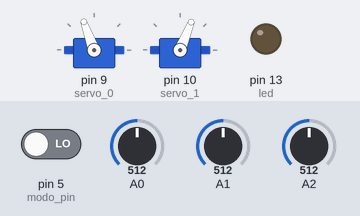
This sketch was run on a simulated Arduino Uno, built with avr-gcc and run on an emulated ATmega328P. On the bench: 2 × servo, output pins drawn as LEDs (lit = HIGH). The inputs (shaded band) are chosen by the test bench; at power-on: A0 = 512, A2 = 512, pin 5 (modo_pin) LOW, A1 = 512.

Above: at 1.2 s.
1.3 s: A0 set to 416
2.8 s: A0 set to 382
At 3.3 s:
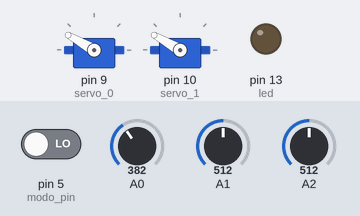
4.3 s: A0 set to 410
At 5.5 s:
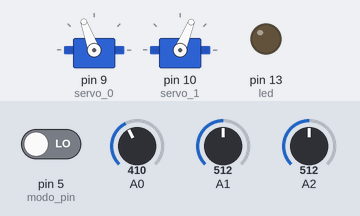
5.8 s: A2 set to 411
7.3 s: A2 set to 390
At 7.9 s:
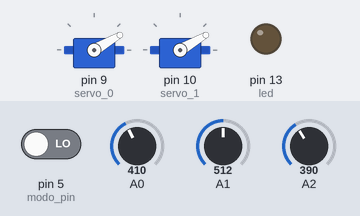
8.8 s: A2 set to 410
At 10.1 s:
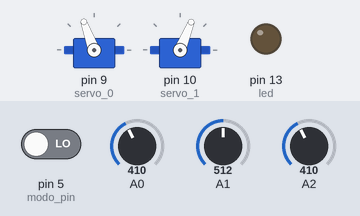
Timing chart, 0 to 11.3 s (numbered marks = the images above; inputs shaded):
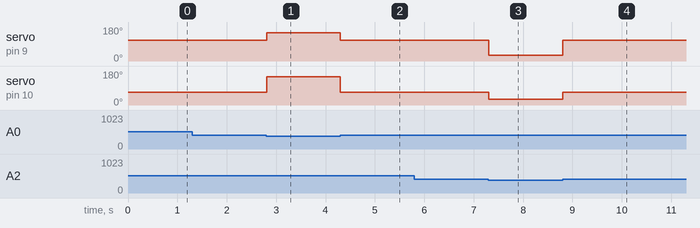

The sketch:

Robo_Segue_Linha.ino
```cpp
#include <NewPing.h>
#include <Servo.h>

#define PING_PIN  7
#define MAX_DISTANCE 25 //50
NewPing sonar(PING_PIN, PING_PIN, MAX_DISTANCE);

#define PRETO 400

Servo servo_0;
Servo servo_1;

int st = 0;
int dinimigo = 0;
int led = 13;
int modo_pin = 5;
int modo_func = 0;

void setup() {
  servo_0.attach(9);
  servo_1.attach(10);
  Serial.begin(9600);
  pinMode(led, OUTPUT);
  pinMode(modo_pin, INPUT);
  modo_func = digitalRead(modo_pin);
  if(modo_func == 1){
    digitalWrite(led, HIGH);
  }else{
    digitalWrite(led, LOW);
  }
}

void loop() {
  if(modo_func == 1){
    //modo sumo
    unsigned int uS = sonar.ping_median();
    dinimigo = (uS / US_ROUNDTRIP_CM);
    Serial.println(dinimigo);
    int seg1 = analogRead(A0); // 400
    int seg2 = analogRead(A1); // 400
    int seg3 = analogRead(A2); // 400
    if(seg1 > 400 || seg2 > 400 || seg3 > 400){ //fundo preto borda branca
      atras();
    }else{
      if(dinimigo == 0){
        esquerda_suave_sumo();
      }else{
        frente_sumo();
      }
    }
  }
  if(modo_func == 0){
    //modo seguidor de linha
    unsigned long tempo_frente_ult;
    int seg1 = analogRead(A0); //ESQUERDO: > 400 = preto / < 400 = branco
    int seg2 = analogRead(A1); //CENTRAL:  > 400 = preto / < 400 = branco
    int seg3 = analogRead(A2); //DIREITO:  > 400 = preto / < 400 = branco

    if(seg2 >= PRETO) {  //Tem linha à frente
      tempo_frente_ult = millis();
      if(seg1 >= PRETO)  //Tem linha à esquerda
        if(seg3 >= PRETO) {frente();}
        else {esquerda();}  //Só esquerda, vira!
      else if(seg3 >= PRETO) {direita();}  //Tem linha à direita, vira!
      else {frente();}  //Só frente, segue!
    }
    else {
      if(seg1 >= PRETO)  //Tem linha à esquerda
        if(seg3 >= PRETO) {frente();}
        else {esquerda();}  //Só esquerda, vira!
      else if(seg3 >= PRETO) {direita();}  //Tem linha à direita, vira!
      else {frente();}  //Só frente, segue!
    }
  }
  delay(10);
}

void frente_sumo() {
  servo_0.write(180);
  servo_1.write(0);
}

void frente() {
  servo_0.write(110);
  servo_1.write(68);
}

void frente_slow() {
  servo_0.write(90);
  servo_1.write(78);
}

void direita() {
  servo_0.write(150);
  servo_1.write(150);
}

void esquerda() {
  servo_0.write(30);
  servo_1.write(30);
}

void direita_suave() {
  servo_0.write(130);
  servo_1.write(83);
}

void esquerda_suave() {
  servo_0.write(83);
  servo_1.write(30);
}

void esquerda_suave_sumo() {
  servo_0.write(78);
  servo_1.write(70);
}

void ultra_slow() {
  servo_0.write(90);
  servo_1.write(90);
}

void atras() {
  servo_0.write(50);
  servo_1.write(120);
}
```

Measured:
- the behaviour switches between 400 and 399 on A0 (found by bisection; images 0 and 1)
- the behaviour switches between 400 and 399 on A2 (found by bisection; images 2 and 3)
- after the input at 1.3 s, every drawn part: stays the same
- after the input at 2.8 s, servo on pin 9 (servo_0): 110° → 150° at once; servo on pin 10 (servo_1): 68° → 150° at once
- after the input at 4.3 s, servo on pin 9 (servo_0): 150° → 110° at once; servo on pin 10 (servo_1): 150° → 68° at once
- after the input at 5.8 s, every drawn part: stays the same
- after the input at 7.3 s, servo on pin 9 (servo_0): 110° → 30° at once; servo on pin 10 (servo_1): 68° → 30° at once
- after the input at 8.8 s, servo on pin 9 (servo_0): 30° → 110° at once; servo on pin 10 (servo_1): 30° → 68° at once
